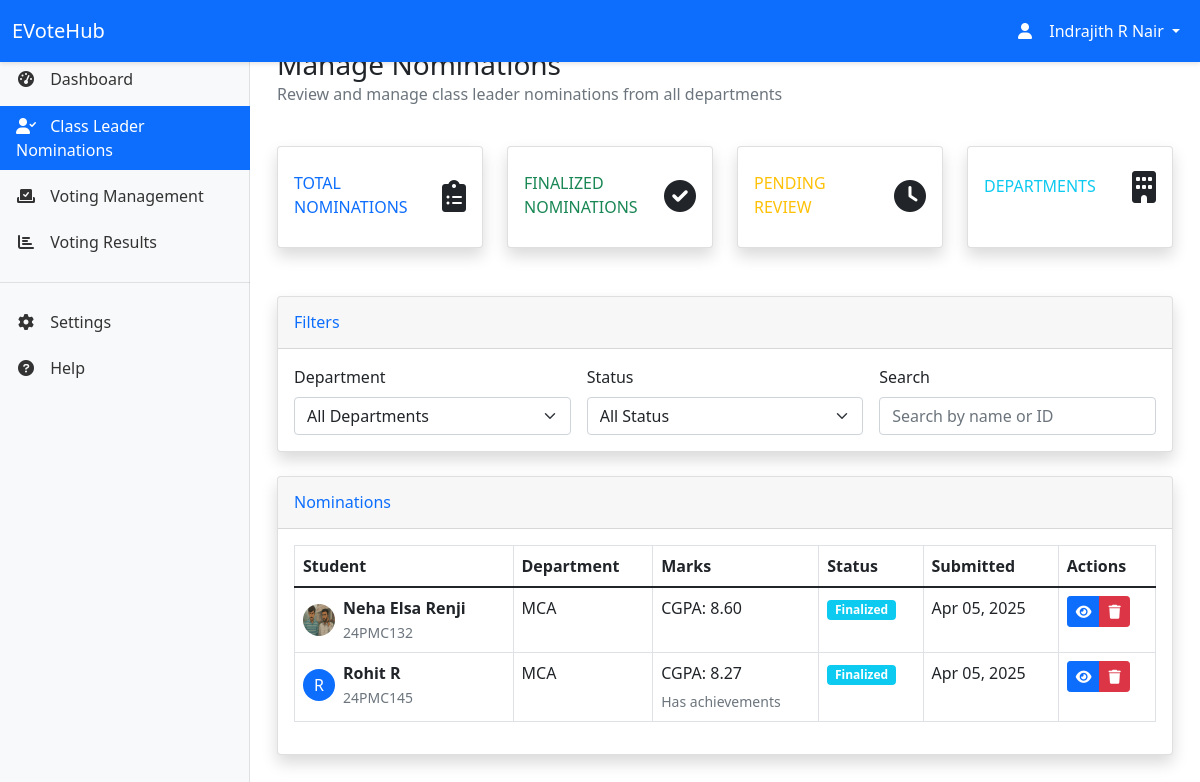
The page /officer/nominations/ (signed in) on the database its author committed.
### myapp/models.py (models this page shows, shortened)
class ClassLeaderNomination(models.Model):
    student = models.ForeignKey(Student, on_delete=models.CASCADE)
    department = models.ForeignKey(Department, on_delete=models.CASCADE)
    nomination_text = models.TextField()
    marks = models.DecimalField(max_digits=4, decimal_places=2, default=0.00, help_text="CGPA on a scale of 10")
    achievements = models.TextField(blank=True, null=True)
    status = models.CharField(max_length=20, choices=[
        ('pending', 'Pending'),
        ('approved', 'Approved'),
        ('rejected', 'Rejected'),
        ('finalized', 'Finalized')
    ], default='pending')
    created_at = models.DateTimeField(auto_now_add=True)
    updated_at = models.DateTimeField(auto_now=True)
    reviewed_by = models.ForeignKey(HOD, on_delete=models.SET_NULL, null=True, blank=True)
    reviewed_at = models.DateTimeField(null=True, blank=True)
    feedback = models.TextField(blank=True, null=True)
    finalized_by = models.ForeignKey(Officer, on_delete=models.SET_NULL, null=True, blank=True)
    finalized_at = models.DateTimeField(null=True, blank=True)
    finalization_notes = models.TextField(blank=True, null=True)
    class Meta:
        ordering = ['-created_at']

class Student(models.Model):
    GENDER_CHOICES = [
        ('M', 'Male'),
        ('F', 'Female')
    ]
    user = models.OneToOneField(User, on_delete=models.CASCADE)
    student_id = models.CharField(max_length=20, unique=True)
    department = models.ForeignKey(Department, on_delete=models.CASCADE)
    gender = models.CharField(max_length=1, choices=GENDER_CHOICES, default='M')
    profile_picture = models.ImageField(upload_to='static/images/profiles/', null=True, blank=True)
    created_at = models.DateTimeField(auto_now_add=True)
    updated_at = models.DateTimeField(auto_now=True)

class Department(models.Model):
    name = models.CharField(max_length=100)
    code = models.CharField(max_length=10, unique=True)
    created_at = models.DateTimeField(default=timezone.now)
    updated_at = models.DateTimeField(auto_now=True)

### myapp/views.py (the view)
# urls.py: path('officer/nominations/', views.officer_nominations, name='officer_nominations'),
@login_required
def officer_nominations(request):
    try:
        officer = request.user.officer
    except Officer.DoesNotExist:
        messages.error(request, 'Access denied. You are not authorized as an Officer.')
        return redirect('home')
    search_query = request.GET.get('search', '')
    department_id = request.GET.get('department', '')
    status_filter = request.GET.get('status', 'all')  # Add status filter
    sort_by = request.GET.get('sort', 'date')
    nominations = ClassLeaderNomination.objects.filter(
        status__in=['approved', 'finalized']
    ).select_related(
        'student__user',
        'department',
        'reviewed_by__user'
    )
    if search_query:
        nominations = nominations.filter(
            Q(student__user__first_name__icontains=search_query) |
            Q(student__user__last_name__icontains=search_query) |
            Q(student__student_id__icontains=search_query)
        )
    if department_id:
        nominations = nominations.filter(department_id=department_id)
    if status_filter != 'all':
        nominations = nominations.filter(status=status_filter)
    if sort_by == 'name':
        nominations = nominations.order_by('student__user__first_name', 'student__user__last_name')
    elif sort_by == 'department':
        nominations = nominations.order_by('department__name')
    else:  # default: date
        nominations = nominations.order_by('-updated_at')
    departments = Department.objects.all()
    context = {
        'nominations': nominations,
        'departments': departments,
        'search_query': search_query,
        'department_id': department_id,
        'status_filter': status_filter,
        'sort_by': sort_by
    }
    return render(request, 'officer/nominations.html', context)

### templates/officer/nominations.html (shortened to what this page needs)
{% extends 'officer/base_officer.html' %}
{% load static %}
{% block content %}
<div class="container-fluid">
    <div class="d-flex justify-content-between align-items-center mb-4">
        <div>
            <h1 class="h3 mb-0 text-gray-800">Manage Nominations</h1>
            <p class="text-muted">Review and manage class leader nominations from all departments</p>
        </div>
    </div>
    <div class="row mb-4">
        <div class="col-xl-3 col-md-6 mb-4">
            <div class="card border-left-primary shadow h-100 py-2">
                <div class="card-body">
                    <div class="row no-gutters align-items-center">
                        <div class="col mr-2">
                            <div class="text-xs font-weight-bold text-primary text-uppercase mb-1">Total Nominations</div>
                        </div>
                        <div class="col-auto">
                            <i class="fas fa-clipboard-list fa-2x text-gray-300"></i>
                        </div>
                    </div>
                </div>
            </div>
        </div>
        <div class="col-xl-3 col-md-6 mb-4">
            <div class="card border-left-success shadow h-100 py-2">
                <div class="card-body">
                    <div class="row no-gutters align-items-center">
                        <div class="col mr-2">
                            <div class="text-xs font-weight-bold text-success text-uppercase mb-1">Finalized Nominations</div>
                        </div>
                        <div class="col-auto">
                            <i class="fas fa-check-circle fa-2x text-gray-300"></i>
                        </div>
                    </div>
                </div>
            </div>
        </div>
        <div class="col-xl-3 col-md-6 mb-4">
            <div class="card border-left-warning shadow h-100 py-2">
                <div class="card-body">
                    <div class="row no-gutters align-items-center">
                        <div class="col mr-2">
                            <div class="text-xs font-weight-bold text-warning text-uppercase mb-1">Pending Review</div>
                        </div>
                        <div class="col-auto">
                            <i class="fas fa-clock fa-2x text-gray-300"></i>
                        </div>
                    </div>
                </div>
            </div>
        </div>
        <div class="col-xl-3 col-md-6 mb-4">
            <div class="card border-left-info shadow h-100 py-2">
                <div class="card-body">
                    <div class="row no-gutters align-items-center">
                        <div class="col mr-2">
                            <div class="text-xs font-weight-bold text-info text-uppercase mb-1">Departments</div>
                        </div>
                        <div class="col-auto">
                            <i class="fas fa-building fa-2x text-gray-300"></i>
                        </div>
                    </div>
                </div>
            </div>
        </div>
    </div>
    <div class="card shadow mb-4">
        <div class="card-header py-3">
            <h6 class="m-0 font-weight-bold text-primary">Filters</h6>
        </div>
        <div class="card-body">
            <form method="get" class="row g-3">
                <div class="col-md-4">
                    <label for="department" class="form-label">Department</label>
                    <select name="department" id="department" class="form-select" onchange="this.form.submit()">
                        <option value="">All Departments</option>
                    </select>
                </div>
                <div class="col-md-4">
                    <label for="status" class="form-label">Status</label>
                    <select name="status" id="status" class="form-select" onchange="this.form.submit()">
                        <option value="all" {% if status_filter == 'all' %}selected{% endif %}>All Status</option>
                    </select>
                </div>
                <div class="col-md-4">
                    <label for="search" class="form-label">Search</label>
                    <input type="text" class="form-control" id="search" name="search"
                           value="{{ search_query }}" placeholder="Search by name or ID">
                </div>
            </form>
        </div>
    </div>
    <div class="card shadow mb-4">
        <div class="card-header py-3">
            <h6 class="m-0 font-weight-bold text-primary">Nominations</h6>
        </div>
        <div class="card-body">
            <div class="table-responsive">
                <table class="table table-bordered" id="nominationsTable" width="100%" cellspacing="0">
                    <thead>
                        <tr>
                            <th>Student</th>
                            <th>Department</th>
                            <th>Marks</th>
                            <th>Status</th>
                            <th>Submitted</th>
                            <th>Actions</th>
                        </tr>
                    </thead>
                    <tbody>
                        {% for nomination in nominations %}
                        <tr>
                            <td>
                                <div class="d-flex align-items-center">
                                    {% if nomination.student.profile_picture %}
                                    <img src="{{ nomination.student.profile_picture.url }}"
                                         class="rounded-circle me-2" width="32" height="32">
                                    {% else %}
                                    <div class="rounded-circle bg-primary text-white d-flex align-items-center justify-content-center me-2"
                                         style="width: 32px; height: 32px;">
                                        {{ nomination.student.user.get_full_name|first }}
                                    </div>
                                    {% endif %}
                                    <div>
                                        <div class="fw-bold">{{ nomination.student.user.get_full_name }}</div>
                                        <small class="text-muted">{{ nomination.student.student_id }}</small>
                                    </div>
                                </div>
                            </td>
                            <td>{{ nomination.department.name }}</td>
                            <td>
                                <div class="mb-1">CGPA: {{ nomination.marks }}</div>
                                {% if nomination.achievements %}
                                <small class="text-muted">Has achievements</small>
                                {% endif %}
                            </td>
                            <td>
                                {% if nomination.status == 'approved' %}
                                <span class="badge bg-success">Approved</span>
                                {% elif nomination.status == 'finalized' %}
                                <span class="badge bg-info">Finalized</span>
                                {% endif %}
                            </td>
                            <td>{{ nomination.created_at|date:"M d, Y" }}</td>
                            <td>
                                <div class="btn-group">
                                    <button type="button" class="btn btn-sm btn-primary"
                                            data-bs-toggle="modal"
                                            data-bs-target="#viewNominationModal{{ nomination.id }}">
                                        <i class="fas fa-eye"></i>
                                    </button>
                                    {% if nomination.status == 'finalized' %}
                                    <button type="button" class="btn btn-sm btn-danger"
                                            data-bs-toggle="modal"
                                            data-bs-target="#removeModal{{ nomination.id }}">
                                        <i class="fas fa-trash"></i>
                                    </button>
                                    {% endif %}
                                </div>
                            </td>
                        </tr>
                        {% endfor %}
                    </tbody>
                </table>
            </div>
        </div>
    </div>
</div>
{% endblock %}

### templates/officer/base_officer.html (shortened to what this page needs)
<!DOCTYPE html>
<html lang="en">
<head>
    <link href="https://cdn.jsdelivr.net/npm/bootstrap@5.1.3/dist/css/bootstrap.min.css" rel="stylesheet">
    <link href="https://cdnjs.cloudflare.com/ajax/libs/font-awesome/6.0.0/css/all.min.css" rel="stylesheet">
</head>
<body>
    <nav class="navbar navbar-expand-lg navbar-dark bg-primary fixed-top">
        <div class="container-fluid">
            <a class="navbar-brand" href="{% url 'officer_home' %}">EVoteHub</a>
            <div class="collapse navbar-collapse" id="navbarNav">
                <ul class="navbar-nav ms-auto">
                    <li class="nav-item dropdown">
                        <a class="nav-link dropdown-toggle text-white" href="#" id="navbarDropdown" role="button" data-bs-toggle="dropdown">
                            <i class="fas fa-user"></i> {{ request.user.get_full_name }}
                        </a>
                    </li>
                </ul>
            </div>
        </div>
    </nav>
    <nav class="sidebar">
        <div class="sidebar-sticky">
            <ul class="nav flex-column">
                <li class="nav-item">
                    <a class="nav-link {% if request.resolver_match.url_name == 'officer_home' %}active{% endif %}"
                       href="{% url 'officer_home' %}">
                        <i class="fas fa-tachometer-alt"></i>
                        <span>Dashboard</span>
                    </a>
                </li>
                <li class="nav-item">
                    <a class="nav-link {% if request.resolver_match.url_name == 'officer_nominations' %}active{% endif %}"
                       href="{% url 'officer_nominations' %}">
                        <i class="fas fa-user-check"></i>
                        <span>Class Leader Nominations</span>
                    </a>
                </li>
                <li class="nav-item">
                    <a class="nav-link {% if request.resolver_match.url_name == 'officer_voting_management' %}active{% endif %}"
                       href="{% url 'officer_voting_management' %}">
                        <i class="fas fa-vote-yea"></i>
                        <span>Voting Management</span>
                    </a>
                </li>
                <li class="nav-item">
                    <a class="nav-link" href="{% url 'officer_voting_results' %}">
                        <i class="fas fa-chart-bar"></i> Voting Results
                    </a>
                </li>
                <div class="nav-divider"></div>
                <li class="nav-item">
                    <a class="nav-link" href="#">
                        <i class="fas fa-cog"></i>
                        <span>Settings</span>
                    </a>
                </li>
                <li class="nav-item">
                    <a class="nav-link" href="#" data-bs-toggle="modal" data-bs-target="#helpModal">
                        <i class="fas fa-question-circle"></i>
                        <span>Help</span>
                    </a>
                </li>
            </ul>
        </div>
    </nav>
    <main class="main-content">
        {% block content %}
        {% endblock %}
    </main>
</body>
</html>

### templates/officer/base_officer.html (style rules this page uses)
.sidebar { position: fixed; top: 0; bottom: 0; left: 0; z-index: 100; padding: 48px 0 0; box-shadow: inset -1px 0 0 rgba(0, 0, 0, .1); background-color: #f8f9fa; width: 250px; }
.sidebar-sticky { position: relative; top: 0; height: calc(100vh - 48px); padding-top: .5rem; overflow-x: hidden; overflow-y: auto; }
.navbar { box-shadow: 0 2px 4px rgba(0,0,0,.1); }
.main-content { margin-left: 250px; padding: 48px 15px 15px; }
.nav-link { color: #333; padding: 0.5rem 1rem; margin: 0.2rem 0; }
.nav-link.active { background-color: #0d6efd; color: white; }
.nav-link i { width: 20px; text-align: center; margin-right: 10px; }
.nav-divider { margin: 1rem 0; border-top: 1px solid rgba(0,0,0,.1); }

### rows shown on the page
ClassLeaderNomination: student.profile_picture (picture), student.user.get_full_name "Neha Elsa Renji", student.student_id "24PMC132", department.name "MCA", marks "8.60", status "Finalized", created_at "Apr 05, 2025"
ClassLeaderNomination: student.user.get_full_name|first "R", student.user.get_full_name "Rohit R", student.student_id "24PMC145", department.name "MCA", marks "8.27", achievements "Has achievements", status "Finalized", created_at "Apr 05, 2025"

### other values the page prints
{{ request.user.get_full_name }} "Indrajith R Nair"
